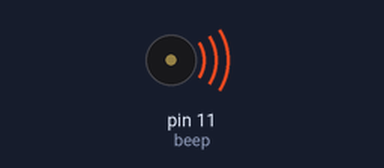
This sketch was run on a simulated Arduino Uno, built with avr-gcc and run on an emulated ATmega328P. Shown: buzzer (waves = sounding).

Above: at 0.1 s.
Timing chart, 0 to 1.6 s (numbered marks = the images above):
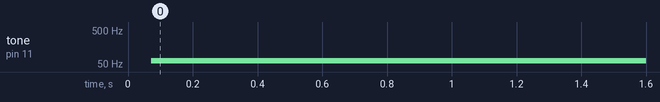

The sketch:

Beep_sound.ino
```cpp
int beep = 11;

void setup() {
  // put your setup code here, to run once:
  pinMode(beep, OUTPUT);
}

void loop() {
  // put your main code here, to run repeatedly:
  digitalWrite(beep, HIGH);
  delay(010);
  digitalWrite(beep, LOW);
  delay(010);


}
```

Measured:
- by itself, tone on pin 11 (beep): silent → 62 Hz at 0.07 s
